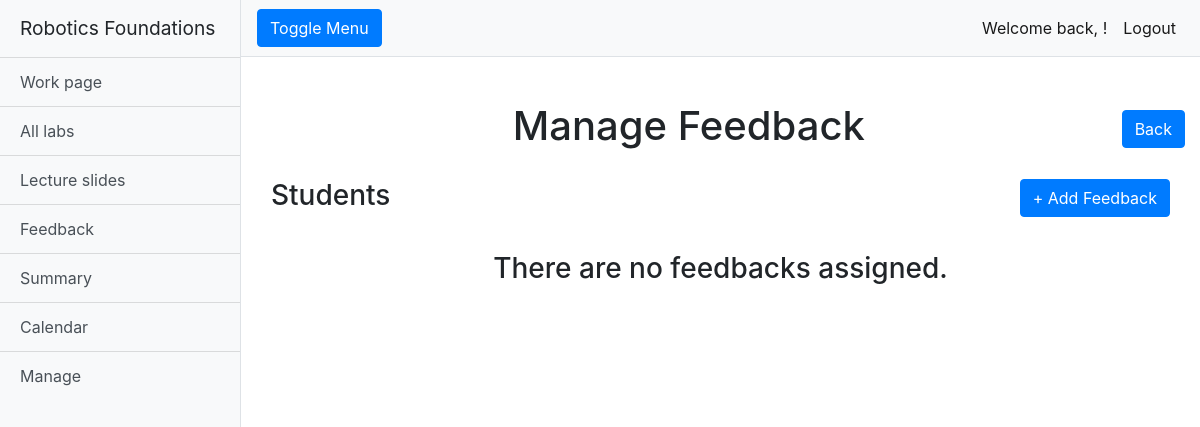
The app's page /rfwa/manage_feedbacks/ (signed in), older data.
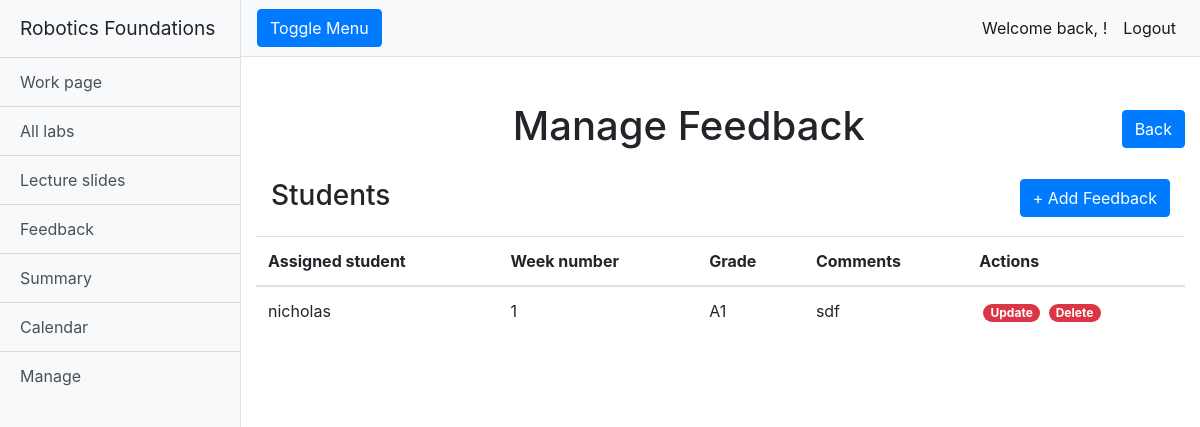
The same page, newer data.
### rfwa/models.py (models this page shows, shortened)
class Feedback(models.Model):
    assignedStudent_username = models.CharField(max_length=128)
    week_number = models.CharField(max_length=128)
    grade = models.TextField(max_length=2048)
    comments = models.TextField(max_length=2048)
    slug = models.SlugField(primary_key=True, blank=True)

### rfwa/views.py (the view)
# urls.py: path("manage_feedbacks/", views.manage_feedbacks, name="manage_feedbacks"),
@login_required
def manage_feedbacks(request):
    if request.user.is_superuser:
        feedbacks = Feedback.objects.all()
    return render(request, "rfwa/manage_feedbacks.html", {'feedbacks': feedbacks})

### templates/rfwa/manage_feedbacks.html (shortened to what this page needs)
{% extends "rfwa/base.html" %}
{% load static %}
{% block extra_head %}
<link href="{% static 'css/manage_page.css' %}" rel="stylesheet">
{% endblock %}
{% block body_block %}
{% if user.is_superuser %}
<div class="container-fluid">
    <div class="row">
        <h1 class="col-12 text-center mt-4">Manage Feedback <a class="rightside" href="/rfwa/manage/"><button
                    type="button" class="btn btn-primary">Back</button></a></h1>
    </div>
    <div class="table-group">
        <div class="title-group">
            <h1 class="col-12 text-left table-header">Students
                <a class="rightside" href="{% url 'add_feedback'%}"><button type="button" class="btn btn-primary">+ Add
                        Feedback</button></a>
            </h1>
        </div>
        <table class="table table-hover">
            {% if feedbacks %}
            <thead>
                <tr>
                    <th scope="col">Assigned student</th>
                    <th scope="col">Week number</th>
                    <th scope="col">Grade</th>
                    <th scope="col">Comments</th>
                    <th scope="col">Actions</th>
                </tr>
            </thead>
            {% for feedback in feedbacks %}
            <tbody>
                <tr>
                    <td>{{feedback.assignedStudent_username}}</td>
                    <td>{{feedback.week_number}}</td>
                    <td>{{feedback.grade}}</td>
                    <td>{{feedback.comments}}</td>
                    <td>
                        <a class="btn-link text-white badge badge-danger badge-pill ml-1"
                            href="{% url  'update_feedback' feedback.slug %}"
                            onclick="return confirm('Do you sure you wish to update {{ feedback.slug }}?')">Update</a>
                        <a class="btn-link text-white badge badge-danger badge-pill ml-1"
                            href="{% url  'delete_feedback' feedback.slug %}"
                            onclick="return confirm('Do you sure you wish to delete {{ feedback.slug }}?')">Delete</a>
                    </td>
                </tr>
            </tbody>
            {% endfor %}
            {% else %}
            <h3 class="text-center mt-3">There are no feedbacks assigned.</h3>
            {% endif %}
        </table>
    </div>
</div>
{% endif %}
{% endblock %}

Row changes from the older to the newer data that the page shows:
added Feedback: assignedStudent_username "nicholas", week_number "1", grade "A1", comments "sdf"
Text that changed along with them:
text no longer shown: "There are no feedbacks assigned."
text now shown: "Assigned student Week number Grade Comments Actions"
